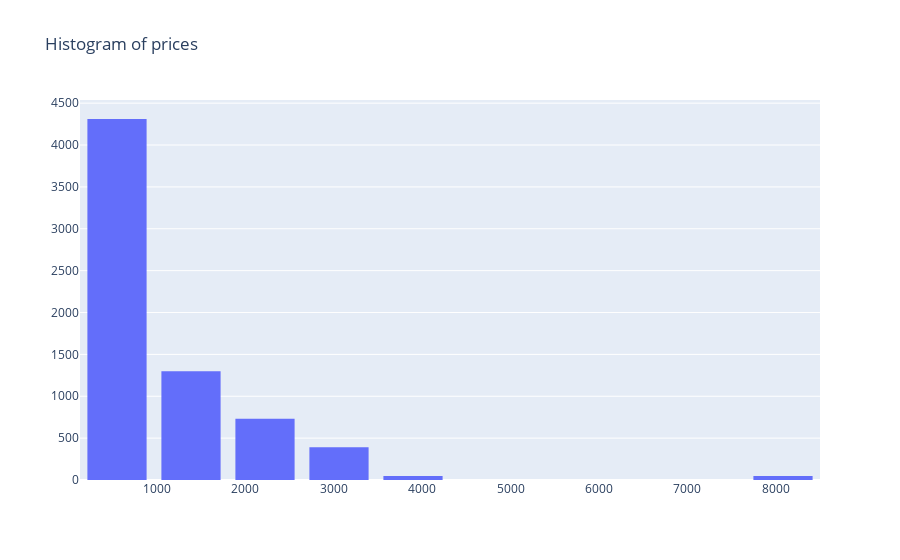

The notebook cell saved with this chart:
### Code cell
import plotly
# connected=True means it will download the latest version of plotly javascript library.
plotly.offline.init_notebook_mode(connected=True)
from plotly.graph_objs import Figure, Histogram, Layout
min_ = df['price'].min()
max_ = df['price'].max()

data = [Histogram(x=df['price'], 
                  xbins=dict(start=min_,
                             end=max_,
                             size=(max_-min_)/10))]
layout = Layout(title="Histogram of prices", bargap=0.2)
fig = Figure(data=data, layout=layout)


plotly.offline.iplot(fig, show_link=False, image_width=600, image_height=400)

### Figure 1 — Plotly figure (JSON) as saved in the notebook; plotly's stock layout.template omitted (floating-point values rounded to 4 significant figures; data arrays with more than 128 entries replaced by an {"elided": "..."} marker saying what was removed)
{"data": [{"type": "histogram", "x": {"elided": "6872 int values"}, "xbins": {"end": 8501, "size": 837.2, "start": 129}}], "layout": {"bargap": 0.2, "title": {"text": "Histogram of prices"}}}
